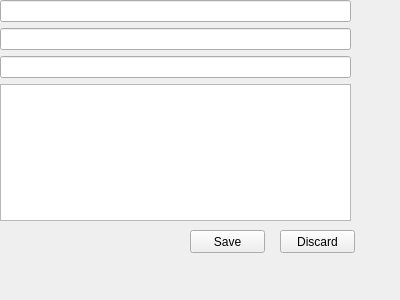
<?xml version="1.0" encoding="UTF-8"?>
<ui version="4.0">
 <class>Form</class>
 <widget class="QWidget" name="Form">
  <property name="geometry">
   <rect>
    <x>0</x>
    <y>0</y>
    <width>400</width>
    <height>300</height>
   </rect>
  </property>
  <property name="windowTitle">
   <string>Form</string>
  </property>
  <widget class="QWidget" name="verticalLayoutWidget">
   <property name="geometry">
    <rect>
     <x>0</x>
     <y>0</y>
     <width>351</width>
     <height>221</height>
    </rect>
   </property>
   <layout class="QVBoxLayout" name="verticalLayout">
    <item>
     <widget class="QLineEdit" name="lineEdit_1"/>
    </item>
    <item>
     <widget class="QLineEdit" name="lineEdit_2"/>
    </item>
    <item>
     <widget class="QLineEdit" name="lineEdit_3"/>
    </item>
    <item>
     <widget class="QPlainTextEdit" name="plainTextEdit_1"/>
    </item>
   </layout>
  </widget>
  <widget class="QPushButton" name="b_save">
   <property name="geometry">
    <rect>
     <x>190</x>
     <y>230</y>
     <width>75</width>
     <height>23</height>
    </rect>
   </property>
   <property name="text">
    <string>Save</string>
   </property>
  </widget>
  <widget class="QPushButton" name="b_discard">
   <property name="geometry">
    <rect>
     <x>280</x>
     <y>230</y>
     <width>75</width>
     <height>23</height>
    </rect>
   </property>
   <property name="text">
    <string>Discard</string>
   </property>
  </widget>
 </widget>
 <resources/>
 <connections/>
</ui>
